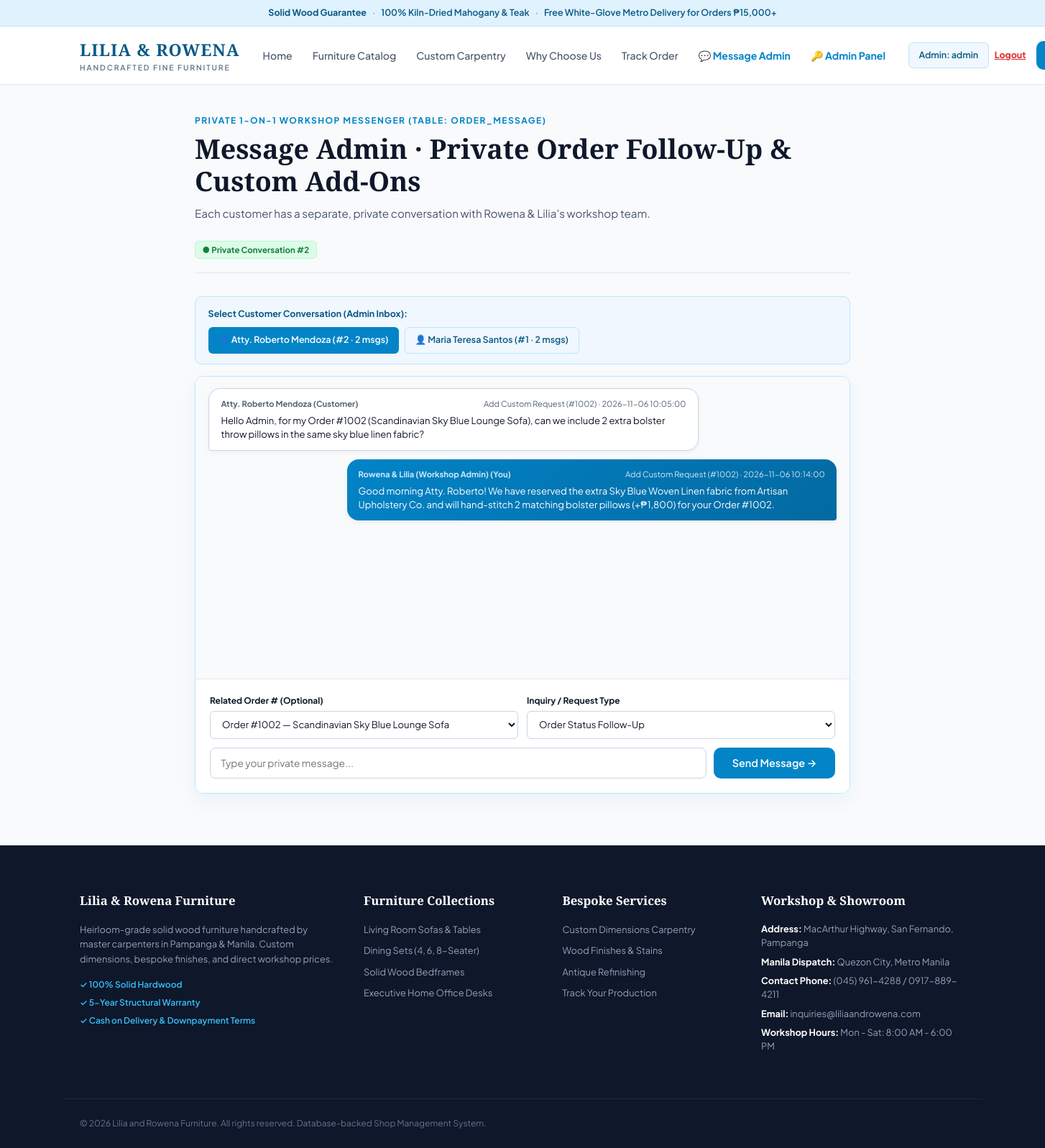
The page /index.php?route=messages (signed in) on the database its author committed.
### tables this page shows
CREATE TABLE Customer (
    CustomerID    INT           NOT NULL AUTO_INCREMENT,
    FullName      VARCHAR(100)  NOT NULL,
    Email         VARCHAR(100)  NOT NULL,
    PasswordHash  VARCHAR(255)  NOT NULL,
    PhoneNumber   VARCHAR(20)   NOT NULL,
    Address       VARCHAR(255)  NOT NULL,
    CONSTRAINT pk_customer PRIMARY KEY (CustomerID),
    CONSTRAINT uq_customer_email UNIQUE (Email)
);

CREATE TABLE Order_Message (
    MessageID    INT           NOT NULL AUTO_INCREMENT,
    CustomerID   INT           NOT NULL,
    OrderID      INT           NULL,
    AdminID      INT           NULL,
    SenderRole   VARCHAR(20)   NOT NULL,
    SenderName   VARCHAR(100)  NOT NULL,
    Topic        VARCHAR(60)   NOT NULL DEFAULT 'Order Follow-Up',
    MessageText  TEXT          NOT NULL,
    CreatedAt    DATETIME      NOT NULL DEFAULT CURRENT_TIMESTAMP,
    CONSTRAINT pk_order_message PRIMARY KEY (MessageID),
    CONSTRAINT chk_message_sender CHECK (SenderRole IN ('Customer', 'Admin')),
    CONSTRAINT fk_msg_customer FOREIGN KEY (CustomerID)
        REFERENCES Customer (CustomerID)
        ON UPDATE CASCADE ON DELETE CASCADE,
    CONSTRAINT fk_msg_order FOREIGN KEY (OrderID)
        REFERENCES Customer_Order (OrderID)
        ON UPDATE CASCADE ON DELETE SET NULL,
    CONSTRAINT fk_msg_admin FOREIGN KEY (AdminID)
        REFERENCES Admin (AdminID)
        ON UPDATE CASCADE ON DELETE SET NULL
);

### src/Controllers/MessageController.php (called while the page is built, shortened)
<?php
class MessageController
{
    private Message $messageModel;
    public function __construct()
    {
        $this->messageModel = new Message();
    }
    private function getAuthenticatedIdentity(): array
    {
        $isAdmin = isset($_SESSION['admin_id']) && (int)$_SESSION['admin_id'] > 0 && ($_SESSION['user_role'] ?? 'admin') === 'admin';
        $sessionCustomerId = (!$isAdmin && isset($_SESSION['customer_id'])) ? (int)$_SESSION['customer_id'] : 0;
        return [
            'isAuthenticated' => ($isAdmin || $sessionCustomerId > 0),
            'isAdmin'         => $isAdmin,
            'adminId'         => $isAdmin ? (int)$_SESSION['admin_id'] : 0,
            'customerId'      => $sessionCustomerId,
            'customerName'    => (string)($_SESSION['customer_name'] ?? 'Customer'),
        ];
    }
    public function index(): void
    {
        $auth = $this->getAuthenticatedIdentity();
        if ($auth['isAdmin']) {
            $conversations = $this->messageModel->getCustomerConversations();
            $defaultCustId = !empty($conversations) ? (int)$conversations[0]['CustomerID'] : 1;
            $requestedId = $_GET['customer_id'] ?? $_GET['conversation_id'] ?? null;
            $activeCustomerId = ($requestedId !== null && (int)$requestedId > 0) ? (int)$requestedId : $defaultCustId;
            $messages = $this->messageModel->getMessagesByCustomer($activeCustomerId);
        }
        require __DIR__ . '/../../views/layouts/header.php';
        require __DIR__ . '/../../views/messages.php';
        require __DIR__ . '/../../views/layouts/footer.php';
    }
}

### config/database.php (called while the page is built)
<?php
return [
    'host'     => 'localhost',
    'port'     => 3306,
    'dbname'   => 'furniture_shop',
    'username' => 'root',
    'password' => '',
    'charset'  => 'utf8mb4',
    'options'  => [
        PDO::ATTR_ERRMODE            => PDO::ERRMODE_EXCEPTION,
        PDO::ATTR_DEFAULT_FETCH_MODE => PDO::FETCH_ASSOC,
        PDO::ATTR_EMULATE_PREPARES   => false,
    ]
];

### src/Config/Database.php (called while the page is built, shortened)
<?php
class Database
{
    private static ?PDO $instance = null;
    public static function getConnection(): PDO
    {
        if (self::$instance === null) {
            $config = require __DIR__ . '/../../config/database.php';
            $dsn = sprintf(
                'mysql:host=%s;port=%d;dbname=%s;charset=%s',
                $config['host'],
                $config['port'],
                $config['dbname'],
                $config['charset']
            );
            try {
                self::$instance = new PDO(
                    $dsn,
                    $config['username'],
                    $config['password'],
                    $config['options']
                );
            } catch (PDOException $e) {
                die('Database Connection Error: Could not connect to furniture_shop. Please make sure MySQL is running in XAMPP and the database is imported. Details: ' . $e->getMessage());
            }
        }
        return self::$instance;
    }
}

### src/Models/Message.php (called while the page is built, shortened)
<?php
class Message
{
    private PDO $db;
    public function __construct()
    {
        $this->db = Database::getConnection();
    }
    public function getMessagesByCustomer(int $customerId): array
    {
        $sql = "SELECT m.MessageID, m.CustomerID, m.OrderID, m.AdminID,
                       CASE WHEN m.SenderRole = 'Admin' THEN m.AdminID ELSE m.CustomerID END AS SenderID,
                       m.SenderRole, m.SenderName, m.Topic, m.MessageText, m.CreatedAt,
                       c.FullName AS CustomerName, c.Email AS CustomerEmail
                FROM Order_Message m
                INNER JOIN Customer c ON m.CustomerID = c.CustomerID
                WHERE m.CustomerID = :cid
                ORDER BY m.CreatedAt ASC, m.MessageID ASC";
        $stmt = $this->db->prepare($sql);
        $stmt->execute([':cid' => $customerId]);
        return $stmt->fetchAll();
    }
    public function getCustomerConversations(): array
    {
        $sql = "SELECT c.CustomerID, c.FullName, c.Email, c.PhoneNumber,
                       COUNT(m.MessageID) AS MessageCount,
                       MAX(m.CreatedAt) AS LastMessageAt
                FROM Customer c
                LEFT JOIN Order_Message m ON c.CustomerID = m.CustomerID
                GROUP BY c.CustomerID, c.FullName, c.Email, c.PhoneNumber
                ORDER BY COALESCE(MAX(m.CreatedAt), '1970-01-01 00:00:00') DESC, c.CustomerID ASC";
        $stmt = $this->db->prepare($sql);
        $stmt->execute();
        return $stmt->fetchAll();
    }
}

### views/messages.php (the view, shortened to what this page needs)
<?php
$loggedInRole = $_SESSION['user_role'] ?? (isset($_SESSION['admin_id']) ? 'admin' : (isset($_SESSION['customer_id']) ? 'customer' : 'guest'));
$loggedInUserId = ($loggedInRole === 'admin')
    ? (int)($_SESSION['admin_id'] ?? 0)
    : (($loggedInRole === 'customer') ? (int)($_SESSION['customer_id'] ?? 0) : 0);
$activeCustomerId = isset($activeCustomerId) ? (int)$activeCustomerId : ($loggedInRole === 'customer' ? $loggedInUserId : 1);
?>
<div class="section-container" style="padding-top: 2.5rem; max-width: 960px;">
    <div class="section-header-row" style="border-bottom: 1px solid #e2e8f0; padding-bottom: 1.25rem;">
        <div>
            <span class="section-kicker">Private 1-on-1 Workshop Messenger (Table: Order_Message)</span>
            <h1 class="section-title">Message Admin · Private Order Follow-Up &amp; Custom Add-Ons</h1>
            <p class="section-subtitle">
                Each customer has a separate, private conversation with Rowena &amp; Lilia's workshop team.
            </p>
        </div>
        <div>
            <span class="hero-est-tag" style="background: #dcfce7; color: #15803d; border-color: #bbf7d0;">● Private Conversation #<?= $activeCustomerId ?></span>
        </div>
    </div>
    <?php if ($loggedInRole === 'admin' && !empty($conversations)): ?>
        <div style="background: #f0f7ff; border: 1px solid #bae6fd; border-radius: 10px; padding: 0.9rem 1.1rem; margin-bottom: 1rem;">
            <strong style="font-size: 0.78rem; color: #075985; display: block; margin-bottom: 0.5rem;">Select Customer Conversation (Admin Inbox):</strong>
            <div style="display: flex; gap: 0.5rem; flex-wrap: wrap;">
                <?php foreach ($conversations as $conv): ?>
                    <?php $cid = (int)$conv['CustomerID']; ?>
                    <a href="index.php?route=messages&amp;customer_id=<?= $cid ?>"
                       class="<?= $cid === $activeCustomerId ? 'btn-sm-primary' : 'btn-sm-soft' ?>">
                        👤 <?= htmlspecialchars($conv['FullName']) ?> (#<?= $cid ?> · <?= (int)$conv['MessageCount'] ?> msgs)
                    </a>
                <?php endforeach; ?>
            </div>
        </div>
    <?php endif; ?>
    <div style="background: #ffffff; border: 1px solid #bae6fd; border-radius: 12px; overflow: hidden; box-shadow: 0 10px 25px rgba(2, 132, 199, 0.06);">
        <div id="phpLiveChatFeed" class="chat-feed-box" style="height: 420px; margin-bottom: 0; border: none; border-radius: 0;">
            <?php if (empty($messages)): ?>
                <p style="text-align: center; color: #64748b; padding: 2rem;">No messages in this private conversation yet. Send a message below to start!</p>
            <?php else: ?>
                <?php foreach ($messages as $msg): ?>
                    <?php
                    $msgSenderRole = strtolower(trim($msg['SenderRole'] ?? 'customer'));
                    $msgSenderId = isset($msg['SenderID'])
                        ? (int)$msg['SenderID']
                        : ($msgSenderRole === 'admin' ? (int)($msg['AdminID'] ?? 0) : (int)($msg['CustomerID'] ?? 0));
                    $isOwnMessage = ($loggedInUserId > 0 && $loggedInRole === $msgSenderRole && $loggedInUserId === $msgSenderId);
                    $rowClass = $isOwnMessage ? 'chat-row own-row' : 'chat-row other-row';
                    $bubbleClass = $isOwnMessage ? 'chat-bubble msg-own' : 'chat-bubble msg-other';
                    $senderLabel = $isOwnMessage
                        ? htmlspecialchars($msg['SenderName']) . ' (You)'
                        : htmlspecialchars($msg['SenderName']) . ' (' . htmlspecialchars($msg['SenderRole']) . ')';
                    ?>
                    <div class="<?= $rowClass ?>">
                        <div class="<?= $bubbleClass ?>">
                            <div class="chat-bubble-meta">
                                <strong><?= $senderLabel ?></strong>
                                <span><?= htmlspecialchars($msg['Topic']) ?> · <?= htmlspecialchars($msg['CreatedAt']) ?></span>
                            </div>
                            <div><?= nl2br(htmlspecialchars($msg['MessageText'])) ?></div>
                        </div>
                    </div>
                <?php endforeach; ?>
            <?php endif; ?>
        </div>
        <form action="index.php?route=messages_send" method="POST" style="padding: 1.25rem; background: #ffffff; border-top: 1px solid #e2e8f0;">
            <div class="form-row-2" style="margin-bottom: 0.75rem;">
                <div class="form-group" style="margin-bottom: 0;">
                    <label for="phpChatOrder">Related Order # (Optional)</label>
                    <select id="phpChatOrder" name="order_id">
                        <?php if ($activeCustomerId === 1): ?>
                            <option value="1001">Order #1001 — Mahogany 6-Seater Dining Set</option>
                        <?php elseif ($activeCustomerId === 2): ?>
                            <option value="1002">Order #1002 — Scandinavian Sky Blue Lounge Sofa</option>
                        <?php endif; ?>
                    </select>
                </div>
                <div class="form-group" style="margin-bottom: 0;">
                    <label for="phpChatTopic">Inquiry / Request Type</label>
                    <select id="phpChatTopic" name="topic">
                        <option value="Order Follow-Up">Order Status Follow-Up</option>
                    </select>
                </div>
            </div>
            <div style="display: flex; gap: 0.65rem;">
                <input type="text" name="message_text" required placeholder="Type your private message..." style="flex: 1; padding: 0.7rem 0.9rem; border: 1px solid #cbd5e1; border-radius: 8px; font-size: 0.86rem;" />
                <button type="submit" class="btn-primary">Send Message →</button>
            </div>
        </form>
    </div>
</div>

### rows shown on the page
customer: CustomerID "2", FullName "Atty. Roberto Mendoza", MessageCount "2", order_id "Order #1002 — Scandinavian Sky Blue Lounge Sofa"
customer: FullName "Maria Teresa Santos", CustomerID "1", MessageCount "2"
order_message: senderLabel "Atty. Roberto Mendoza (Customer)", Topic "Add Custom Request (#1002)", CreatedAt "2026-11-06 10:05:00", MessageText "Hello Admin, for my Order #1002 (Scandinavian Sky Blue Lounge Sofa), can we include 2 extra bolster throw pillows in the same sky blue linen fabric?"
order_message: senderLabel "Rowena & Lilia (Workshop Admin) (You)", Topic "Add Custom Request (#1002)", CreatedAt "2026-11-06 10:14:00", MessageText "Good morning Atty. Roberto! We have reserved the extra Sky Blue Woven Linen fabric from Artisan Upholstery Co. and will hand-stitch 2 matching bolster pillows (+₱1,800) for your Order #1002."

### other values the page prints
explode('@', $adminEmail)[0] "admin"
